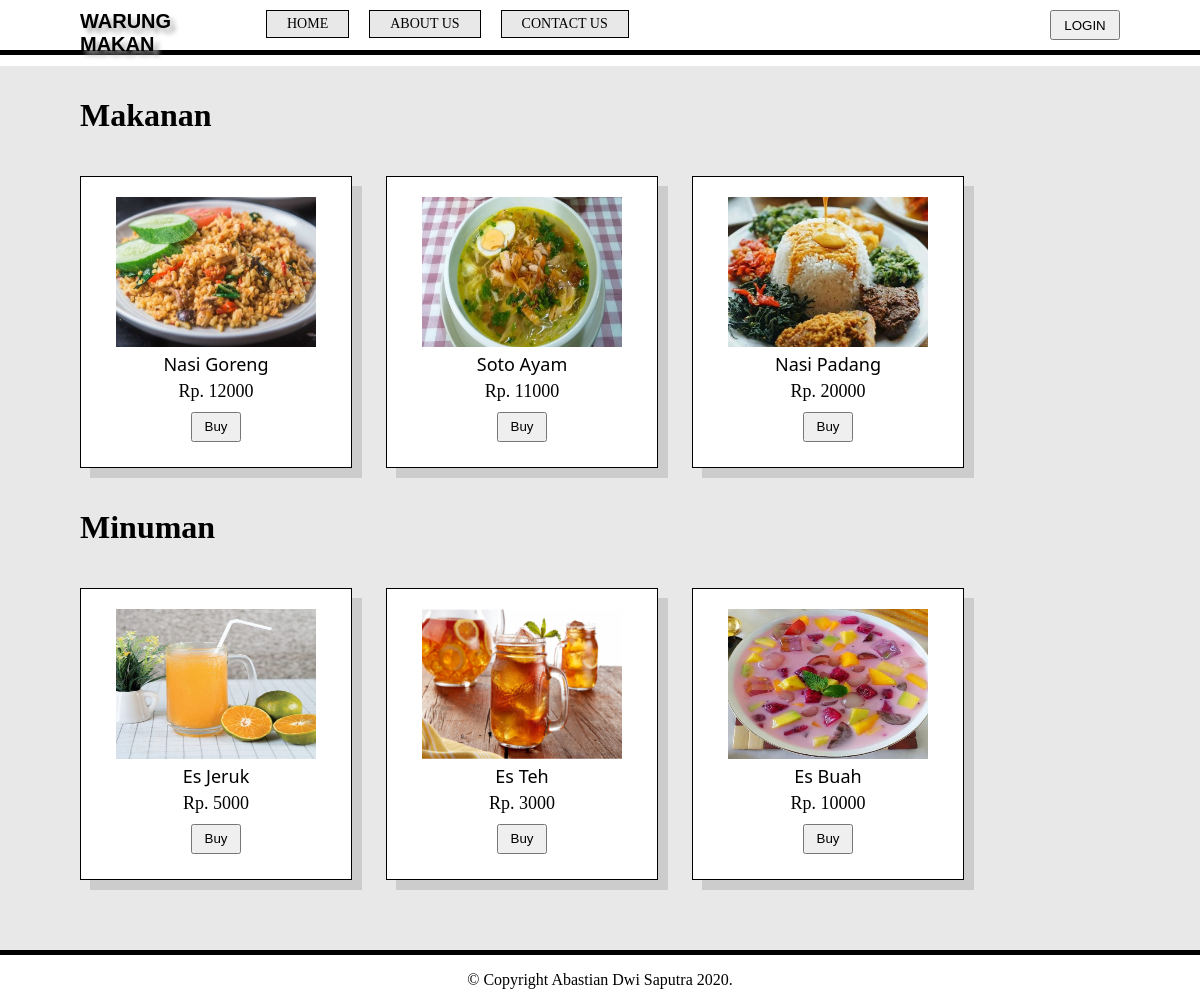
The page / on the database its author committed.
### tables this page shows
CREATE TABLE `tb_menu` (
  `id_menu` int(11) NOT NULL,
  `id_type` int(11) NOT NULL,
  `nama` varchar(50) NOT NULL,
  `deskripsi` text NOT NULL,
  `harga` int(11) NOT NULL,
  `gambar` varchar(100) NOT NULL
);

### frontend/home/list.php (the view)
<div class="dashboard">
    <h1>Makanan</h1>
    <?php
                $sql=$db->prepare("SELECT A.id_menu, A.nama AS nama_menu, A.deskripsi, A.harga, A.gambar, B.nama AS nama_type FROM tb_menu AS A INNER JOIN tb_type AS B ON(A.id_type = B.id_type) WHERE B.id_type = 1");
                $sql->execute();
                while($menu_makanan=$sql->FETCH(PDO::FETCH_ASSOC)){
    ?>
    <div class="product">
        <div class="product-images">
            <img src="images/menu/<?php echo $menu_makanan['gambar']; ?>" />
        </div>
        <div class="product-name">
            <?php echo $menu_makanan['nama_menu']; ?>
        </div>
        <div class="product-price">
            Rp. <?php echo $menu_makanan['harga']; ?>
        </div>
        <div class="product-button">
            <button type="submit">Buy</button>
        </div>
    </div>
    <?php
        }
    ?>
    <h1>Minuman</h1>
    <?php
                $sql=$db->prepare("SELECT A.id_menu, A.nama AS nama_menu, A.deskripsi, A.harga, A.gambar, B.nama AS nama_type FROM tb_menu AS A INNER JOIN tb_type AS B ON(A.id_type = B.id_type) WHERE B.id_type = 2");
                $sql->execute();
                while($menu_minuman=$sql->FETCH(PDO::FETCH_ASSOC)){
    ?>
    <div class="product">
        <div class="product-images">
            <img src="images/menu/<?php echo $menu_minuman['gambar']; ?>" />
        </div>
        <div class="product-name">
            <?php echo $menu_minuman['nama_menu']; ?>
        </div>
        <div class="product-price">
            Rp. <?php echo $menu_minuman['harga']; ?>
        </div>
        <div class="product-button">
            <button type="submit">Buy</button>
        </div>
    </div>
    <?php
        }
    ?>
</div>

### index.php (shortened to what this page needs)
<?php
	if(@$_GET['module'] == 'login'){
		include("frontend/login.php");
	}elseif(@$_GET['module'] == 'register'){
		include("frontend/register.php");
	}else{
?>
<!DOCTYPE html>
<html lang="en">
<head>
    <link rel="stylesheet" href="css/frontend/style.css">
</head>
<body>
    <div class="container">
        <div class="header">
            <div class="header-left">
                <div class="header-logo-name">
                    <a href="index.php">WARUNG MAKAN</a>
                </div>
            </div>
            <div class="menu-bar">
                <ul>
                    <a href="index.php"><li><font>HOME</font></li></a>
                    <a href="index.php?module=aboutus"><li><font>ABOUT US</font></li></a>
                    <a href="index.php?module=contactus"><li></font>CONTACT US</font></li></a>
                </ul>
            </div>
            <div class="header-button">
                <?php if(@$_SESSION['username'] == ''){ ?>
                    <button type="submit" onclick="javascript:window.location.href='login.php'">LOGIN</button>
				<?php }else{ ?>
                    <button type="submit" onclick="javascript:window.location.href='index.php?module=proses_logout&action=proses'">LOGOUT</button>
				<?php } ?>
            </div>
        </div>
        <div class="main">
            <div class="content">
                <?php
                    if(@$_GET['module'] !=''){
                        if(@$_GET['action'] !=''){
                            include("frontend/".@$_GET['module']."/".@$_GET['action'].".php");
                        }else{
                            include("frontend/".@$_GET['module']."/list.php");
                        }
                    }else{
                        include("frontend/home/list.php");
                    }
                ?>
            </div>
        </div>
        <div class="footer">
            <p>&copy; Copyright Abastian Dwi Saputra 2020.</p>
        </div>
    </div>
</body>
</html>
                <?php } ?>

### css/frontend/style.css (style rules this page uses)
body, ul, li { margin: 0; padding: 0; }
.header { height: 50px; background-color: #ffffff; padding: 0px 80px; border-bottom: 5px solid #000000; }
.header-left { float: left; width: 15%; }
.header-logo-name { padding: 10px 0; }
.header-logo-name a { text-decoration: none; color: #000000; font-size: 20px; font-family: 'Trebuchet MS', 'Lucida Sans Unicode', 'Lucida Grande', 'Lucida Sans', Arial, sans-serif; font-weight: bold; text-shadow: 5px 5px 5px #aaaaaa; }
.menu-bar { float: left; width: 35%; margin: 10px 30px; }
.menu-bar ul { list-style: none; }
.menu-bar ul a { text-decoration: none; color: #000000; float: left; padding: 5px 20px; background-color: #e8e8e8; margin-left: 20px; border: 1px solid #000000; font-size: 14px; }
.menu-bar ul a:first-child { margin-left: 0; }
.header-button { float: right; margin: 10px 0; }
.header-button button { width: 70px; height: 30px; }
.main { clear: both; padding: 10px 80px; padding-bottom: 50px; min-height: 700px; background-color: #e8e8e8; }
.product { width: 250px; height: 250px; display: inline-block; margin: 20px 30px 20px 0px; padding: 20px 10px; background-color: #ffffff; border: 1px solid #000000; box-shadow: 10px 10px #cccccc; }
.product-images { width: 200px; height: 150px; padding: 0px 25px; }
.product-images img { width: 100%; height: 100%; }
.product-name { font-size: 18px; text-align: center; padding: 5px; font-family: 'Segoe UI', Tahoma, Geneva, Verdana, sans-serif; }
.product-price { font-size: 18px; text-align: center; }
.product-button { padding: 10px 100px; }
.product button { width: 50px; height: 30px; }
.footer { clear: both; padding-bottom: 20px; height: 30px; text-align: center; border-top: 5px solid #000000; }

### rows shown on the page
tb_menu: gambar (picture), nama "Nasi Goreng", harga "12000"
tb_menu: gambar (picture), nama "Soto Ayam", harga "11000"
tb_menu: gambar (picture), nama "Nasi Padang", harga "20000"
tb_menu: gambar (picture), nama "Es Jeruk", harga "5000"
tb_menu: gambar (picture), nama "Es Teh", harga "3000"
tb_menu: gambar (picture), nama "Es Buah", harga "10000"
